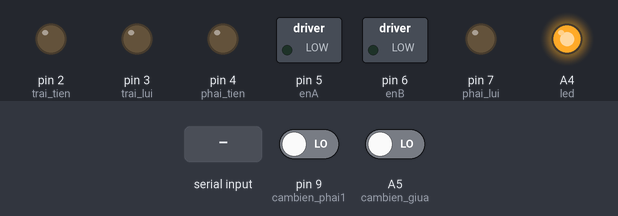
Recording of a sketch running on a simulated Arduino Uno, built with avr-gcc and run on an emulated ATmega328P. Shown: switched loads named in the sketch (green lamp = pin HIGH), output pins drawn as LEDs (lit = HIGH). Inputs (shaded band) come from the test bench; at power-on: pin 9 (cambien_phai1) LOW, A5 (cambien_giua) LOW. The modem accepts every AT command (registered, SIM ready, sends succeed) and sends nothing else; what the sketch prints to the serial monitor is not drawn.

Above: at 9.7 s.
9.8 s: "U" received over Serial
At 12.0 s:
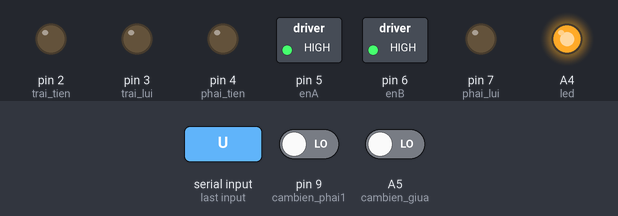
12.3 s: "D" received over Serial
At 12.7 s:
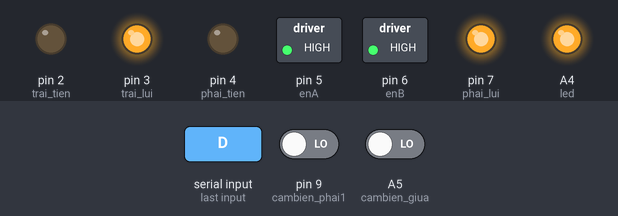
14.8 s: "L" received over Serial
At 16.4 s:
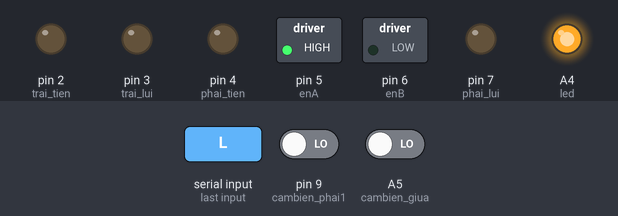
16.8 s: "R" received over Serial
At 17.9 s:
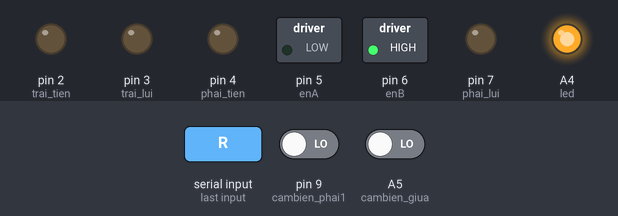
18.8 s: "e" received over Serial
At 20.0 s:
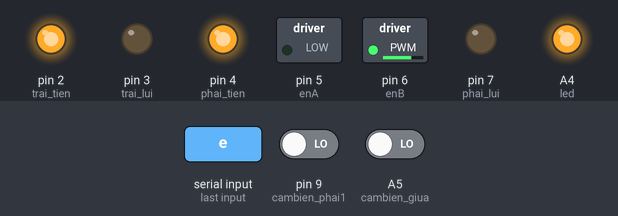
20.3 s: "C" received over Serial
At 21.2 s:
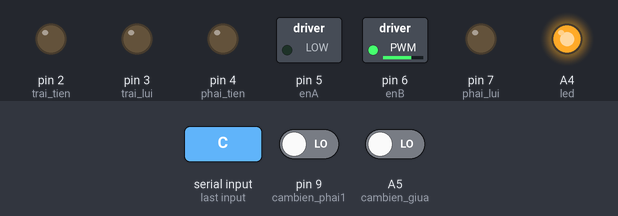
Timing chart, 0 to 22.8 s (numbered marks = the images above; inputs shaded):
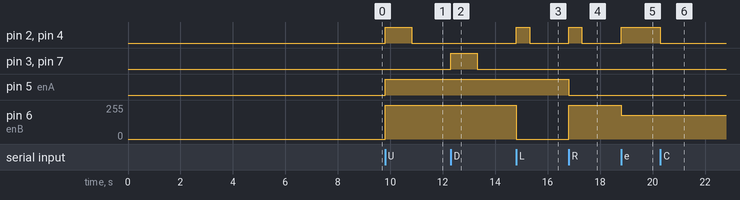

The sketch:

roboshield_test_wifi.ino
```cpp
#include <SoftwareSerial.h>
SoftwareSerial mySerial(10, 11); // RX, TX - kết nối với ESP866

#define led   A4
// Motor trai
int enA = 5;
int trai_tien = 2;
int trai_lui = 3;
// Motor phai
int enB = 6;
int phai_tien = 4;
int phai_lui= 7;

// danh cho cam bien do duong
const int cambien_trai1 = A4;
const int cambien_giua =  A5;
const int cambien_phai1 = 9;
//
int i;
int mode= 1;
//

// for wifi

String wifiString;
unsigned char Counterstringwifi;
int trai1;
int trungtam;
int phai1;
///////////////
int tren_trai;
int tren_giua;
int tren_phai;
char c;
void setup()
{
  Serial.begin(9600);
  pinMode(enA, OUTPUT);
  pinMode(enB, OUTPUT);
  pinMode (phai_tien, OUTPUT);
  pinMode (phai_lui, OUTPUT);
  pinMode (trai_tien,    OUTPUT);
  pinMode (trai_lui,    OUTPUT);
  pinMode (cambien_trai1, INPUT);
  pinMode (cambien_giua, INPUT) ;
  pinMode (cambien_phai1, INPUT);
  pinMode (led, OUTPUT);

  mySerial.begin(115200); // Chọn đúng với tốc độ baud của ESP8266
  // khoi tao esp8266
  mySerial.println("AT+RST");
  delay(5000);
  mySerial.println("AT+CIPMUX=1");
  delay(1500);
  mySerial.println("AT+CIPSERVER=1,8888");// tạo port 8888 cho ESP8266
  delay(2000);
  Serial.println("Setup Done");
  ////////////////////////////
 digitalWrite(led,1);
}

void quay(int quaytrai, int quayphai)
{
  digitalWrite (phai_tien, HIGH);
  digitalWrite (phai_lui, LOW);
  analogWrite (enA, quaytrai);
  digitalWrite (trai_tien, HIGH);
  digitalWrite (trai_lui, LOW);
  analogWrite (enB, quayphai);
}
void tien(int pwmA, int pwmB)
{
  digitalWrite (phai_tien, HIGH);
  digitalWrite (phai_lui, LOW);
  analogWrite (enA, pwmA);
  digitalWrite (trai_tien, HIGH);
  digitalWrite (trai_lui, LOW);
  analogWrite (enB, pwmB);
}
void lui(int pwmA, int pwmB)
{
  digitalWrite (phai_tien, LOW);
  digitalWrite (phai_lui, HIGH);
  analogWrite (enA, pwmA);
  digitalWrite (trai_tien, LOW);
  digitalWrite (trai_lui, HIGH);
  analogWrite (enB, pwmB);
}
void dung()
{
  digitalWrite (phai_tien, LOW);
  digitalWrite (phai_lui, LOW);
  digitalWrite (trai_tien, LOW);
  digitalWrite (trai_lui, LOW);

}

void loop ()
{
  Bluecontrol();
  if (mode == 2)
  {
    trai1 = digitalRead (cambien_trai1);
  trungtam = digitalRead (cambien_giua);
  phai1 = digitalRead (cambien_phai1);
  ////////////////////////////////
    if (trungtam == HIGH) //
    {
      if (trai1 == LOW & phai1 == HIGH) //
      {
        quay(180, 0);
      }
      else if (phai1 == LOW & trai1 == HIGH) //
      {
        quay(0, 180);
      }
      else    //
      {
        tien(255, 255);
      }
    }

    if (trungtam == LOW)  //
    {
      if (trai1 == LOW & phai1 == HIGH) //
      {
        quay(180, 0);
      }
      else if (phai1 == LOW & trai1 == HIGH) //
      {
        quay(0, 180);
      }
      else // are white, stop
      {
        lui(180, 180);
      }
    }
  }

}
void Bluecontrol()
{
  if(Counterstringwifi > 0)
  {
    Counterstringwifi--;
  }
  if(Counterstringwifi == 1)
  {
    //mySerial.println(wifiString);
    for(int dem = 0; dem< wifiString.length(); dem++)
    {
      if(wifiString[dem] == ':')
      {
        c = (char)wifiString[dem+1];
      }
    }
    wifiString="";
  }
  if( Serial.available())
  {
    c = (char)Serial.read();
  }
  if( mySerial.available())
  {
    wifiString += (char)mySerial.read();
    Counterstringwifi = 100;
  }

  if( c == 'U')
  {
    tien(255,255);
    for(int i=0; i< 1000; i++)
    {
      delay(1);
      if(mySerial.available())
      break;
    }
    c= 0;
    dung();
  }

  if( c == 'D')
  {
    lui(255,255);
    for(int i=0; i< 1000; i++)
    {
      delay(1);
      if(mySerial.available())
      break;
    }
    c= 0;
    dung();
  }

  if( c == 'L')
  {
    quay(255,0);
    for(int i=0; i< 500; i++)
    {
      delay(1);
      if(mySerial.available())
      break;
    }
    c= 0;
    dung();
  }

  if( c == 'R')
  {
    quay(0,255);
    for(int i=0; i< 500; i++)
    {
      delay(1);
      if(mySerial.available())
      break;
    }
    c= 0;
   dung();
  }

  if( c == 'C')
  {
    dung();
    mode = 1;
  }

  if( c == 'e')
  {
    mode = 2;
  }
}
```

Measured:
- after the input at 9.8 s, pin 2 (trai_tien), pin 4 (phai_tien): LOW → HIGH at once, → LOW 1.0 s later; pin 5 (enA): LOW → HIGH at once; pin 6 (enB): 0/255 → 255/255 at once
- after the input at 12.3 s, pin 3 (trai_lui), pin 7 (phai_lui): LOW → HIGH at once, → LOW 1.0 s later
- after the input at 14.8 s, pin 2 (trai_tien), pin 4 (phai_tien): LOW → HIGH at once, → LOW 0.51 s later; pin 6 (enB): 255/255 → 0/255 at once
- after the input at 16.8 s, pin 2 (trai_tien), pin 4 (phai_tien): LOW → HIGH at once, → LOW 0.51 s later; pin 5 (enA): HIGH → LOW at once; pin 6 (enB): 0/255 → 255/255 at once
- after the input at 18.8 s, pin 2 (trai_tien), pin 4 (phai_tien): LOW → HIGH at once; pin 6 (enB): 255/255 → 180/255 at once
- after the input at 20.3 s, pin 2 (trai_tien), pin 4 (phai_tien): HIGH → LOW at once
